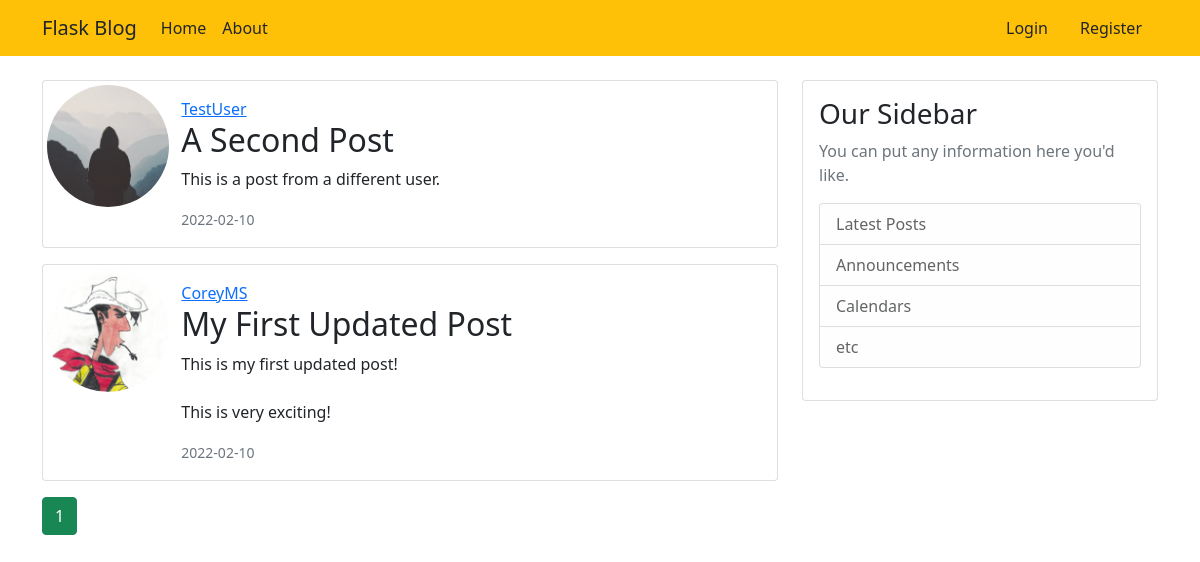
The app's page /home, older data.
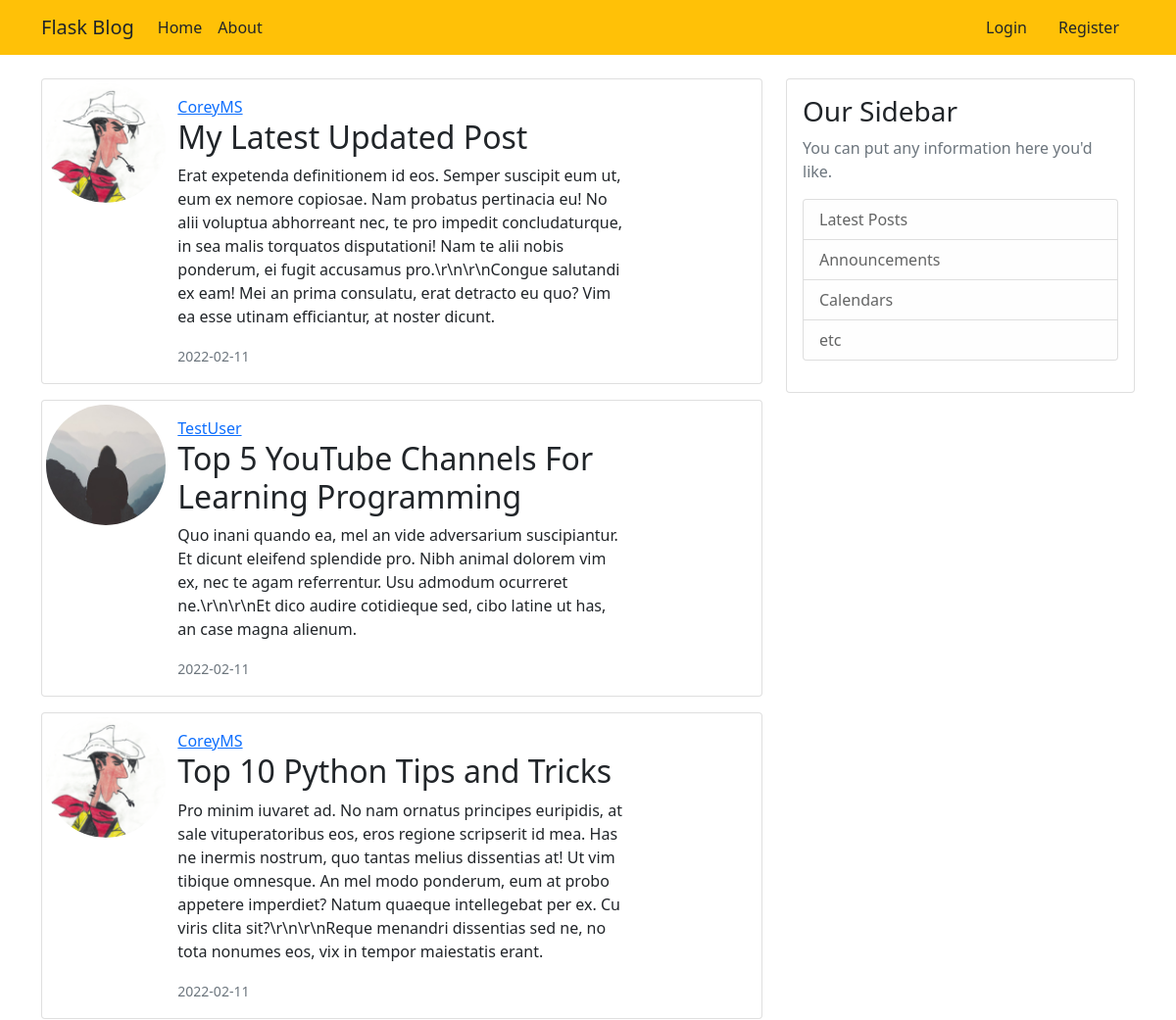
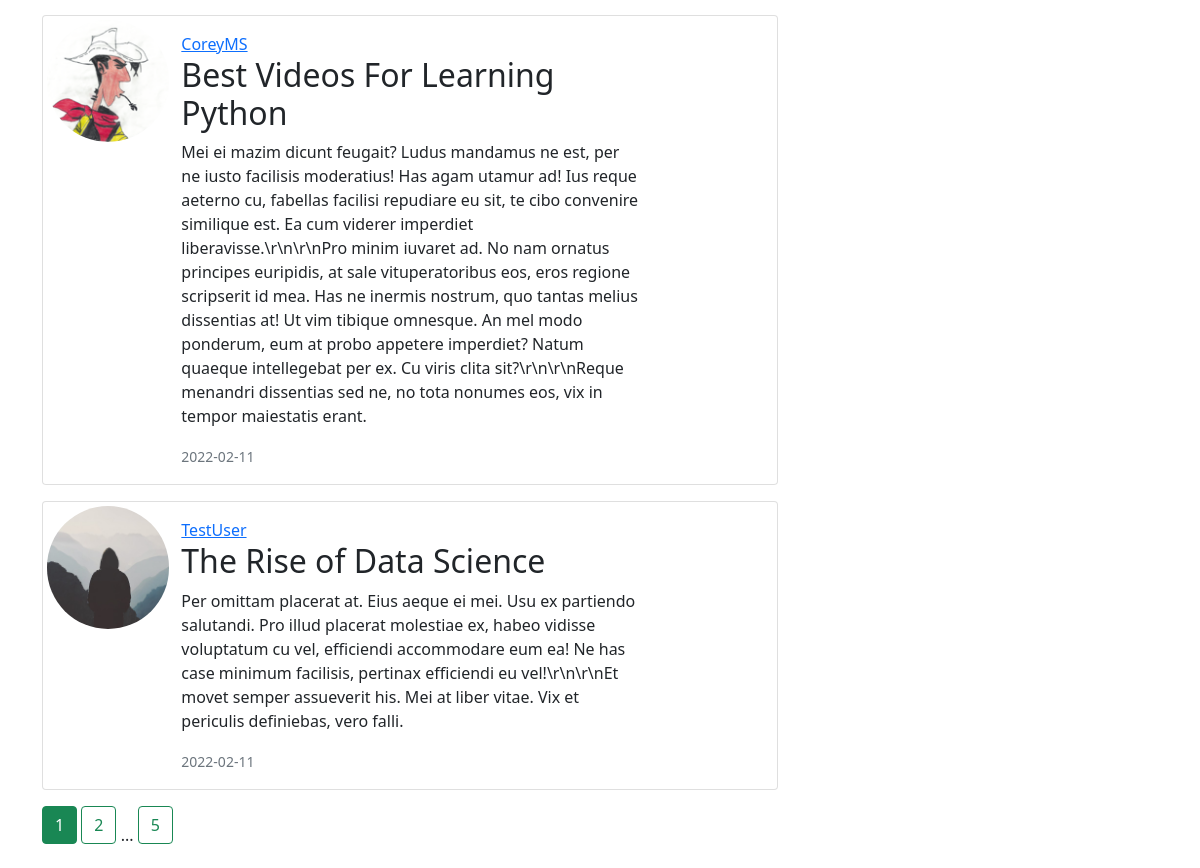
The same page, newer data (2 pictures, top to bottom).
### flaskblog/models.py (models this page shows, shortened)
class Post(db.Model):
    id = db.Column(db.Integer, primary_key=True)
    title = db.Column(db.String(100), nullable=False)
    date_posted = db.Column(db.DateTime, nullable=False, default=datetime.utcnow)
    content = db.Column(db.Text, nullable=False)
    user_id = db.Column(db.Integer, db.ForeignKey('user.id'), nullable=False)

class User(db.Model, UserMixin):
    id = db.Column(db.Integer, primary_key=True)
    username = db.Column(db.String(20), unique=True, nullable=False)
    email = db.Column(db.String(120), unique=True, nullable=False)
    image_file = db.Column(db.String(20), nullable=False, default='default.jpg')
    password = db.Column(db.String(60), nullable=False)
    posts = db.relationship('Post', backref='author', lazy=True)

### flaskblog/routes.py (the view)
@app.route("/")
@app.route("/home")
def home():
    page = request.args.get('page', 1, type=int)
    posts = Post.query.order_by(Post.date_posted.desc()).paginate(page=page, per_page=5)
    return render_template('home.html', posts=posts)

### flaskblog/templates/home.html
{% extends "layout.html" %}
{% block content %}
{% for post in posts.items %}
  <div class="card mb-3">
    <div class="row g-0">
      <div class="col-2">
        <img src="{{ url_for('static', filename='profile_pics/' + post.author.image_file) }}" class="img-fluid rounded-circle m-1" alt="...">
      </div>
      <div class="col-8">
        <div class="card-body">
          <a class="card-title" href="{{ url_for('user_posts', username=post.author.username) }}">{{ post.author.username }}</a>
          <h2 class="card-text"><a class="article-link" href="{{ url_for('post', post_id=post.id) }}">{{ post.title }}</a></h2>
          <p class="card-text article-content">{{ post.content }}</p>
          <p class="card-text"><small class="text-muted">{{ post.date_posted.strftime('%Y-%m-%d')}}</small></p>
        </div>
      </div>
    </div>
  </div>
{% endfor %}
{% for page_num in posts.iter_pages(left_edge=1, right_edge=1, left_current=1, right_current=2) %}
  {% if page_num %}
    {% if posts.page == page_num %}
    <a class="btn btn-success mb-4" href="{{ url_for('home', page=page_num) }}">{{ page_num }}</a>
    {% else %}
    <a class="btn btn-outline-success mb-4" href="{{ url_for('home', page=page_num) }}">{{ page_num }}</a>
    {% endif %}
  {% else %}
    ...
  {% endif %}
{% endfor %}
{% endblock content %}

Row changes from the older to the newer data that the page shows:
no longer on this page (row unchanged): Post: image_file (placeholder picture), author.username "TestUser", title "A Second Post", content "This is a post from a different user.", date_posted "2022-02-10"
no longer on this page (row unchanged): Post: image_file (picture), author.username "CoreyMS", title "My First Updated Post", content "This is my first updated post! This is very exciting!", date_posted "2022-02-10"
added Post: image_file (picture), author.username "CoreyMS", title "My Latest Updated Post", content "Erat expetenda definitionem id eos. Semper suscipit eum ut, eum ex nemore copiosae. Nam probatus pertinacia eu! No alii voluptua abhorreant nec, te pro impedit concludaturque, in sea malis torquatos disputationi! Nam te alii nobis ponderum, ei fugit accusamus pro.\\r\\n\\r\\nCongue salutandi ex eam! Mei an prima consulatu, erat detracto eu quo? Vim ea esse utinam efficiantur, at noster dicunt.", date_posted "2022-02-11"
added Post: image_file (placeholder picture), author.username "TestUser", title "Top 5 YouTube Channels For Learning Programming", content "Quo inani quando ea, mel an vide adversarium suscipiantur. Et dicunt eleifend splendide pro. Nibh animal dolorem vim ex, nec te agam referrentur. Usu admodum ocurreret ne.\\r\\n\\r\\nEt dico audire cotidieque sed, cibo latine ut has, an case magna alienum.", date_posted "2022-02-11"
added Post: image_file (picture), author.username "CoreyMS", title "Top 10 Python Tips and Tricks", content "Pro minim iuvaret ad. No nam ornatus principes euripidis, at sale vituperatoribus eos, eros regione scripserit id mea. Has ne inermis nostrum, quo tantas melius dissentias at! Ut vim tibique omnesque. An mel modo ponderum, eum at probo appetere imperdiet? Natum quaeque intellegebat per ex. Cu viris clita sit?\\r\\n\\r\\nReque menandri dissentias sed ne, no tota nonumes eos, vix in tempor maiestatis erant.", date_posted "2022-02-11"
added Post: image_file (picture), author.username "CoreyMS", title "Best Videos For Learning Python", content "Mei ei mazim dicunt feugait? Ludus mandamus ne est, per ne iusto facilisis moderatius! Has agam utamur ad! Ius reque aeterno cu, fabellas facilisi repudiare eu sit, te cibo convenire similique est. Ea cum viderer imperdiet liberavisse.\\r\\n\\r\\nPro minim iuvaret ad. No nam ornatus principes euripidis, at sale vituperatoribus eos, eros regione scripserit id mea. Has ne inermis nostrum, quo tantas melius dissentias at! Ut vim tibique omnesque. An mel modo ponderum, eum at probo appetere imperdiet? Natum quaeque intellegebat per ex. Cu viris clita sit?\\r\\n\\r\\nReque menandri dissentias sed ne, no tota nonumes eos, vix in tempor maiestatis erant.", date_posted "2022-02-11"
added Post: image_file (placeholder picture), author.username "TestUser", title "The Rise of Data Science", content "Per omittam placerat at. Eius aeque ei mei. Usu ex partiendo salutandi. Pro illud placerat molestiae ex, habeo vidisse voluptatum cu vel, efficiendi accommodare eum ea! Ne has case minimum facilisis, pertinax efficiendi eu vel!\\r\\n\\r\\nEt movet semper assueverit his. Mei at liber vitae. Vix et periculis definiebas, vero falli.", date_posted "2022-02-11"
Text that changed along with them:
new list line: "2"
new list line: "5"
